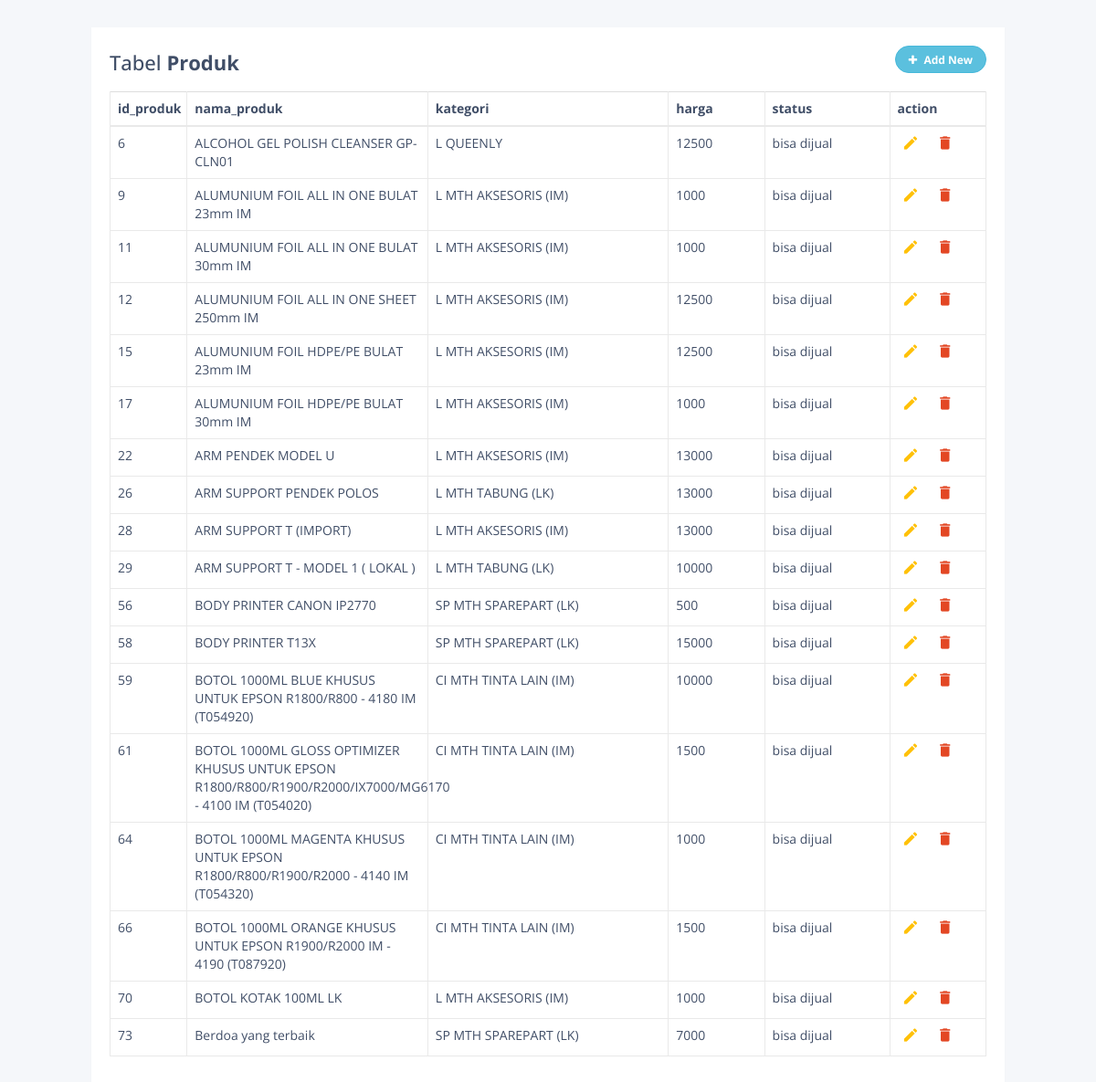
Screenshot of /index.php/products/show with the database file from the repository.
### tables this page shows
CREATE TABLE `Produk` (
  `id_produk` int(11) NOT NULL AUTO_INCREMENT,
  `nama_produk` varchar(255) DEFAULT NULL,
  `harga` int(11) DEFAULT NULL,
  `kategori_id` int(11) DEFAULT NULL,
  `status_id` int(11) DEFAULT NULL,
  PRIMARY KEY (`id_produk`),
  KEY `Status_id_refs` (`status_id`),
  KEY `Kategori_id_refs` (`kategori_id`),
  CONSTRAINT `Kategori_id_refs` FOREIGN KEY (`kategori_id`) REFERENCES `Kategori` (`id_kategori`),
  CONSTRAINT `Produk_id_refs` FOREIGN KEY (`kategori_id`) REFERENCES `Kategori` (`id_kategori`),
  CONSTRAINT `Status_id_refs` FOREIGN KEY (`status_id`) REFERENCES `Status` (`id_status`)
);

CREATE TABLE `Kategori` (
  `id_kategori` int(11) NOT NULL DEFAULT '0',
  `nama_kategori` varchar(255) DEFAULT NULL,
  PRIMARY KEY (`id_kategori`)
);

CREATE TABLE `Status` (
  `id_status` int(11) NOT NULL DEFAULT '0',
  `nama_status` varchar(255) DEFAULT NULL,
  PRIMARY KEY (`id_status`)
);

### application/controllers/Products.php (called while the page is built, shortened)
<?php
class Products extends CI_Controller {
	public function __construct()
	{
		$this->load->model('produk_model');
		$this->load->model('kategori_model');
		$this->load->model('status_model');
	}
	public function show(){
		$products = $this->produk_model->get_sale_product()->result();
		$data['products'] = $products;
		$this->load->view('show', $data);
	}
}

### index.php (called while the page is built, shortened)
<?php
require_once BASEPATH.'core/CodeIgniter.php';

### application/models/Produk_model.php (called while the page is built, shortened)
<?php
class Produk_model extends CI_Model
{
	function get_sale_product() {
		$this->db->select('Produk.id_produk, Produk.nama_produk, Kategori.nama_kategori as kategori, Produk.harga, Status.nama_status as status');
		$this->db->from('Produk');
		$this->db->join('Kategori', 'Produk.kategori_id = Kategori.id_kategori');
		$this->db->join('Status', 'Produk.status_id = Status.id_status');
		$this->db->where('Status.id_status', 1);
		$query = $this->db->get();
		return $query;
	}
}

### application/views/show.php (the view, shortened to what this page needs)
?><!DOCTYPE html>
<!DOCTYPE html>
<html lang="en">
<head>
<link rel="stylesheet" href="https://maxcdn.bootstrapcdn.com/font-awesome/4.7.0/css/font-awesome.min.css">
<link rel="stylesheet" href="https://maxcdn.bootstrapcdn.com/bootstrap/3.3.7/css/bootstrap.min.css">
</head>
<body>
    <div class="container">
        <div class="table-wrapper">
            <div class="table-title">
                <div class="row">
                    <div class="col-sm-8"><h2>Tabel <b>Produk</b></h2></div>
                    <div class="col-sm-4">
                        <button type="button" class="btn btn-info add-new"><i class="fa fa-plus"></i> Add New</button>
                    </div>
                </div>
            </div>
            <table class="table table-bordered">
                <thead>
                    <tr>
                        <th width="80px">id_produk</th>
                        <th width="250px">nama_produk</th>
                        <th width="250px">kategori</th>
                        <th width="100px">harga</th>
                        <th width="130px">status</th>
                        <th>action</th>
                    </tr>
                </thead>
                <tbody>
			        <?php foreach($products as $product) { ?>
			        	<tr>
			        		<td><?php echo $product->id_produk; ?></td>
			        		<td><?php echo $product->nama_produk; ?></td>
			        		<td><?php echo $product->kategori; ?></td>
			        		<td><?php echo $product->harga; ?></td>
			        		<td><?php echo $product->status; ?></td>
				        	<td>
	                            <a class="edit" title="Edit" data-toggle="tooltip" href="<?= base_url('/product/edit/').$product->id_produk; ?>">
	                            	<i class="material-icons">&#xE254;</i>
	                            </a>
	                            <a class="delete" title="Delete" data-toggle="tooltip" href="<?= base_url('/product/delete/').$product->id_produk; ?>" onclick="return confirm('Apakah anda yakin ingin menghapus data ini?');">
	                            	<i class="material-icons">&#xE872;</i>
	                            </a>
	                        </td>
			        	</tr>
			        <?php } ?>
                </tbody>
            </table>
        </div>
    </div>
</body>
</html>

### application/views/show.php (style rules this page uses)
body { color: #404E67; background: #F5F7FA; font-family: 'Open Sans', sans-serif; }
.table-wrapper { width: 1000px; margin: 30px auto; background: #fff; padding: 20px; box-shadow: 0 1px 1px rgba(0,0,0,.05); }
.table-title { padding-bottom: 10px; margin: 0 0 10px; }
.table-title h2 { margin: 6px 0 0; font-size: 22px; }
.table-title .add-new { float: right; height: 30px; font-weight: bold; font-size: 12px; text-shadow: none; min-width: 100px; border-radius: 50px; line-height: 13px; }
.table-title .add-new i { margin-right: 4px; }
table.table { table-layout: fixed; }
table.table tr th, table.table tr td { border-color: #e9e9e9; }
table.table th:last-child { width: 100px; }
table.table td a { cursor: pointer; display: inline-block; margin: 0 5px; min-width: 24px; }
table.table td a.edit { color: #FFC107; }
table.table td a.delete { color: #E34724; }
table.table td i { font-size: 19px; }

### rows the page displays
produk: id_produk "6", nama_produk "ALCOHOL GEL POLISH CLEANSER GP-CLN01", kategori.nama_kategori "L QUEENLY", harga "12500", status.nama_status "bisa dijual"
produk: id_produk "9", nama_produk "ALUMUNIUM FOIL ALL IN ONE BULAT 23mm IM", kategori.nama_kategori "L MTH AKSESORIS (IM)", harga "1000", status.nama_status "bisa dijual"
produk: id_produk "11", nama_produk "ALUMUNIUM FOIL ALL IN ONE BULAT 30mm IM", kategori.nama_kategori "L MTH AKSESORIS (IM)", harga "1000", status.nama_status "bisa dijual"
produk: id_produk "12", nama_produk "ALUMUNIUM FOIL ALL IN ONE SHEET 250mm IM", kategori.nama_kategori "L MTH AKSESORIS (IM)", harga "12500", status.nama_status "bisa dijual"
produk: id_produk "15", nama_produk "ALUMUNIUM FOIL HDPE/PE BULAT 23mm IM", kategori.nama_kategori "L MTH AKSESORIS (IM)", harga "12500", status.nama_status "bisa dijual"
produk: id_produk "17", nama_produk "ALUMUNIUM FOIL HDPE/PE BULAT 30mm IM", kategori.nama_kategori "L MTH AKSESORIS (IM)", harga "1000", status.nama_status "bisa dijual"
produk: id_produk "22", nama_produk "ARM PENDEK MODEL U", kategori.nama_kategori "L MTH AKSESORIS (IM)", harga "13000", status.nama_status "bisa dijual"
produk: id_produk "26", nama_produk "ARM SUPPORT PENDEK POLOS", kategori.nama_kategori "L MTH TABUNG (LK)", harga "13000", status.nama_status "bisa dijual"
produk: id_produk "28", nama_produk "ARM SUPPORT T (IMPORT)", kategori.nama_kategori "L MTH AKSESORIS (IM)", harga "13000", status.nama_status "bisa dijual"
produk: id_produk "29", nama_produk "ARM SUPPORT T - MODEL 1 ( LOKAL )", kategori.nama_kategori "L MTH TABUNG (LK)", harga "10000", status.nama_status "bisa dijual"
produk: id_produk "56", nama_produk "BODY PRINTER CANON IP2770", kategori.nama_kategori "SP MTH SPAREPART (LK)", harga "500", status.nama_status "bisa dijual"
produk: id_produk "58", nama_produk "BODY PRINTER T13X", kategori.nama_kategori "SP MTH SPAREPART (LK)", harga "15000", status.nama_status "bisa dijual"
produk: id_produk "59", nama_produk "BOTOL 1000ML BLUE KHUSUS UNTUK EPSON R1800/R800 - 4180 IM (T054920)", kategori.nama_kategori "CI MTH TINTA LAIN (IM)", harga "10000", status.nama_status "bisa dijual"
produk: id_produk "61", nama_produk "BOTOL 1000ML GLOSS OPTIMIZER KHUSUS UNTUK EPSON R1800/R800/R1900/R2000/IX7000/MG6170 - 4100 IM (T054020)", kategori.nama_kategori "CI MTH TINTA LAIN (IM)", harga "1500", status.nama_status "bisa dijual"
produk: id_produk "64", nama_produk "BOTOL 1000ML MAGENTA KHUSUS UNTUK EPSON R1800/R800/R1900/R2000 - 4140 IM (T054320)", kategori.nama_kategori "CI MTH TINTA LAIN (IM)", harga "1000", status.nama_status "bisa dijual"
produk: id_produk "66", nama_produk "BOTOL 1000ML ORANGE KHUSUS UNTUK EPSON R1900/R2000 IM - 4190 (T087920)", kategori.nama_kategori "CI MTH TINTA LAIN (IM)", harga "1500", status.nama_status "bisa dijual"
produk: id_produk "70", nama_produk "BOTOL KOTAK 100ML LK", kategori.nama_kategori "L MTH AKSESORIS (IM)", harga "1000", status.nama_status "bisa dijual"
produk: id_produk "73", nama_produk "Berdoa yang terbaik", kategori.nama_kategori "SP MTH SPAREPART (LK)", harga "7000", status.nama_status "bisa dijual"
